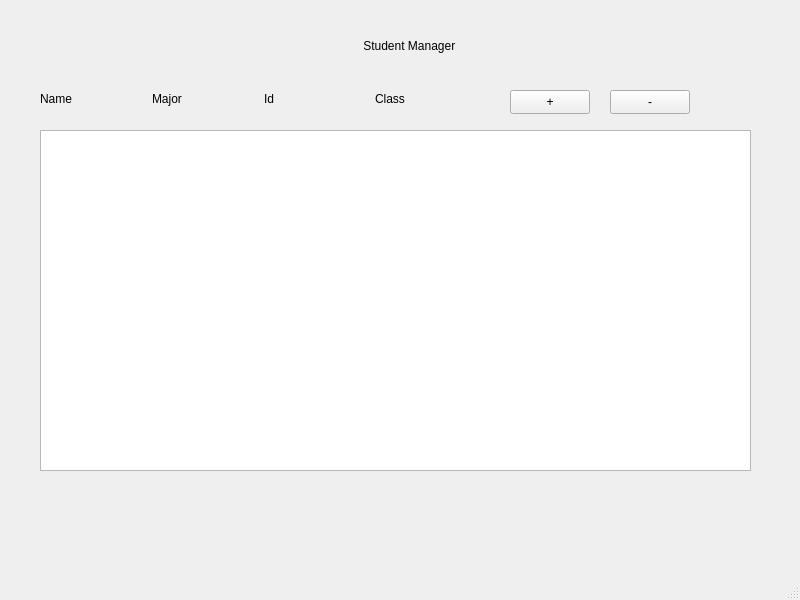
<?xml version="1.0" encoding="UTF-8"?>
<ui version="4.0">
 <class>StudentManager</class>
 <widget class="QMainWindow" name="StudentManager">
  <property name="geometry">
   <rect>
    <x>0</x>
    <y>0</y>
    <width>800</width>
    <height>600</height>
   </rect>
  </property>
  <property name="windowTitle">
   <string>StudentManager</string>
  </property>
  <widget class="QWidget" name="centralwidget">
   <widget class="QListWidget" name="listWidget">
    <property name="geometry">
     <rect>
      <x>40</x>
      <y>130</y>
      <width>711</width>
      <height>341</height>
     </rect>
    </property>
   </widget>
   <widget class="QPushButton" name="add_button">
    <property name="geometry">
     <rect>
      <x>510</x>
      <y>90</y>
      <width>80</width>
      <height>24</height>
     </rect>
    </property>
    <property name="text">
     <string>+</string>
    </property>
   </widget>
   <widget class="QPushButton" name="pushButton_2">
    <property name="geometry">
     <rect>
      <x>610</x>
      <y>90</y>
      <width>80</width>
      <height>24</height>
     </rect>
    </property>
    <property name="text">
     <string>-</string>
    </property>
   </widget>
   <widget class="QLabel" name="label">
    <property name="geometry">
     <rect>
      <x>340</x>
      <y>20</y>
      <width>141</width>
      <height>51</height>
     </rect>
    </property>
    <property name="text">
     <string>       Student Manager</string>
    </property>
   </widget>
   <widget class="QWidget" name="">
    <property name="geometry">
     <rect>
      <x>40</x>
      <y>90</y>
      <width>441</width>
      <height>18</height>
     </rect>
    </property>
    <layout class="QGridLayout" name="gridLayout">
     <item row="0" column="0">
      <widget class="QLabel" name="name">
       <property name="text">
        <string>Name</string>
       </property>
      </widget>
     </item>
     <item row="0" column="1">
      <widget class="QLabel" name="major">
       <property name="text">
        <string>Major</string>
       </property>
      </widget>
     </item>
     <item row="0" column="2">
      <widget class="QLabel" name="id">
       <property name="text">
        <string>Id</string>
       </property>
      </widget>
     </item>
     <item row="0" column="3">
      <widget class="QLabel" name="class_2">
       <property name="text">
        <string>Class</string>
       </property>
      </widget>
     </item>
    </layout>
   </widget>
  </widget>
  <widget class="QMenuBar" name="menubar">
   <property name="geometry">
    <rect>
     <x>0</x>
     <y>0</y>
     <width>800</width>
     <height>21</height>
    </rect>
   </property>
  </widget>
  <widget class="QStatusBar" name="statusbar"/>
 </widget>
 <tabstops>
  <tabstop>listWidget</tabstop>
 </tabstops>
 <resources/>
 <connections/>
</ui>
